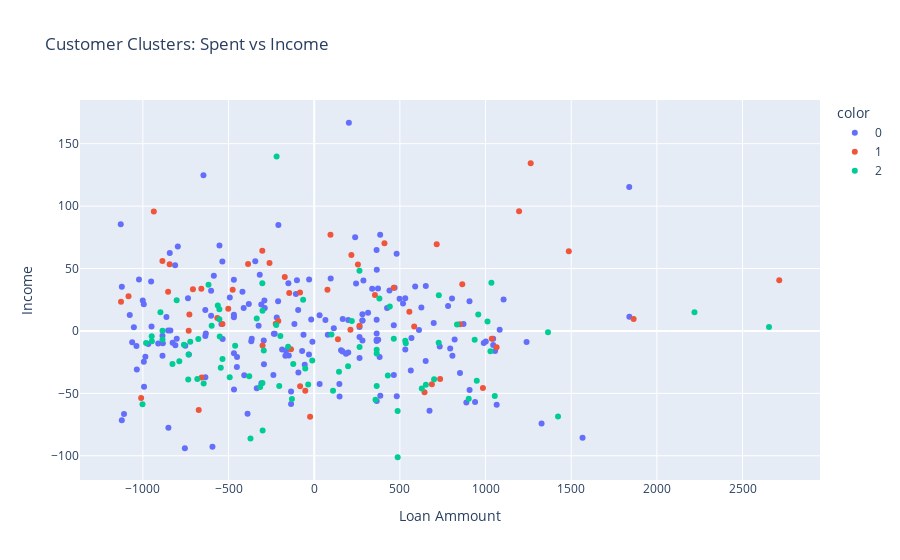

Write notebook code for a chart like this one.
### Code cell
# Create scatter plot
fig = px.scatter(
    data_frame=X_pca,
    x="PC1",
    y="PC2",
    color=labels.astype(str),
    title="Customer Clusters: Spent vs Income"
)
fig.update_layout(xaxis_title="Loan Ammount", 
                  yaxis_title="Income")
fig.show()

### Figure 1 — Plotly figure (JSON) as saved in the notebook; plotly's stock layout.template omitted (floating-point values rounded to 4 significant figures; data arrays with more than 128 entries replaced by an {"elided": "..."} marker saying what was removed)
{"data": [{"hovertemplate": "color=0<br>PC1=%{x}<br>PC2=%{y}<extra></extra>", "legendgroup": "0", "marker": {"color": "#636efa", "symbol": "circle"}, "mode": "markers", "name": "0", "orientation": "v", "showlegend": true, "type": "scatter", "x": {"elided": "183 float values"}, "xaxis": "x", "y": {"elided": "183 float values"}, "yaxis": "y"}, {"hovertemplate": "color=1<br>PC1=%{x}<br>PC2=%{y}<extra></extra>", "legendgroup": "1", "marker": {"color": "#EF553B", "symbol": "circle"}, "mode": "markers", "name": "1", "orientation": "v", "showlegend": true, "type": "scatter", "x": [-171.8, 264.4, -852.8, 1037.0, -501.7, 255.1, -886.0, 1864.0, -303.0, 1486.0, -936.2, -707.8, 583.5, -224.6, -657.3, 686.8, -260.9, -1128.0, -565.6, 2714.0, 643.8, -385.9, 354.3, 1196.0, 850.4, 1065.0, 864.2, 217.0, -658.8, -1010.0, -135.4, -145.8, -24.05, 715.0, 1264.0, -674.1, -475.8, 94.92, 555.4, -1084.0, -843.9, -82.23, 211.5, -82.76, -732.6, 734.8, -209.6, -52.2, 410.0, -728.6, -535.6, -301.5, 984.8, 77.23, 138.5, 464.2], "xaxis": "x", "y": [43.15, 4.238, 31.34, -6.301, 17.82, 53.17, 56.09, 9.554, 64.23, 63.88, 95.75, 33.36, 3.494, 5.78, -37.28, -42.78, 54.52, 23.41, 10.37, 40.57, -49.08, 53.64, 28.87, 95.83, 5.383, -13.1, 37.49, 60.9, 33.71, -53.78, -14.59, 30.35, -68.8, 69.42, 134.3, -63.4, 33.0, 77.03, 15.3, 27.7, 53.4, -44.21, 0.8635, 30.8, 0.1868, -38.44, 7.886, -48.0, 70.27, 13.21, 5.58, -11.76, -45.67, 32.91, -6.653, 34.67], "yaxis": "y"}, {"hovertemplate": "color=2<br>PC1=%{x}<br>PC2=%{y}<extra></extra>", "legendgroup": "2", "marker": {"color": "#00cc96", "symbol": "circle"}, "mode": "markers", "name": "2", "orientation": "v", "showlegend": true, "type": "scatter", "x": [1011.0, -645.3, 1423.0, -885.6, -302.3, -802.7, -735.3, -545.3, 219.4, 936.5, -221.6, -335.6, -885.5, -981.5, 380.3, -64.72, -302.8, 727.3, -827.4, 534.5, 627.8, 531.5, 948.8, -760.5, 957.4, -551.5, -379.3, -553.6, -598.6, -947.5, -562.7, -219.5, -616.8, -553.7, -11.37, -371.9, 1054.0, 264.6, -897.7, 464.5, -52.33, 357.9, -676.5, -301.7, 364.8, 1034.0, 486.9, 441.3, -948.5, 364.6, -197.5, 100.5, -204.2, -315.2, 1365.0, 109.8, 901.9, 651.8, -1002.0, -130.2, 264.1, 144.7, 2655.0, 364.6, -682.3, 429.7, -461.5, 2219.0, -294.4, -733.4, 833.4, -535.4, -723.5, 726.5, -787.4, -152.5, -493.3, 197.7, 487.2, 1029.0, -301.0, 699.8, -122.4, -35.24], "xaxis": "x", "y": [7.511, -42.21, -68.58, 0.09454, -41.78, 24.68, -38.84, -29.5, 7.913, -7.015, 4.791, 9.983, -6.906, -9.584, 26.05, 24.9, 38.22, 28.5, -26.49, -9.859, -46.2, -7.884, -39.93, -11.02, 13.13, -4.54, -36.33, 9.442, 4.124, -8.344, 20.38, 139.8, 37.0, 17.44, -23.72, -86.27, -52.19, -12.77, 15.01, -6.356, -30.01, -55.11, -6.427, 16.22, -44.06, 38.69, -64.2, 19.48, -4.351, -15.06, -4.04, -2.932, -44.09, -44.87, -0.9911, -47.87, -54.26, -43.03, -58.73, -54.56, 48.23, -32.62, 3.135, -18.06, -38.47, -35.6, -11.9, 15.06, -15.72, -18.83, 5.256, -22.43, -8.76, -9.503, -24.21, -12.72, -37.13, -28.24, -101.2, -16.37, -79.77, -38.69, -26.51, -42.89], "yaxis": "y"}], "layout": {"legend": {"title": {"text": "color"}, "tracegroupgap": 0}, "title": {"text": "Customer Clusters: Spent vs Income"}, "xaxis": {"anchor": "y", "domain": [0, 1], "title": {"text": "Loan Ammount"}}, "yaxis": {"anchor": "x", "domain": [0, 1], "title": {"text": "Income"}}}}
